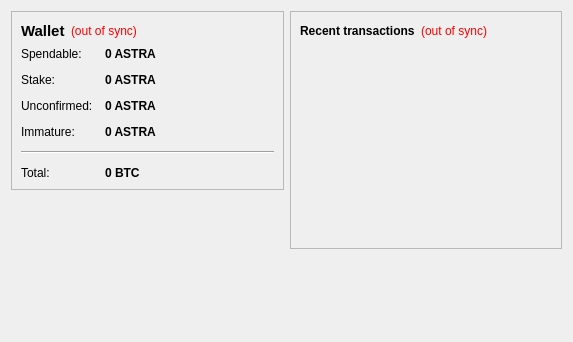
<?xml version="1.0" encoding="UTF-8"?>
<ui version="4.0">
 <class>OverviewPage</class>
 <widget class="QWidget" name="OverviewPage">
  <property name="geometry">
   <rect>
    <x>0</x>
    <y>0</y>
    <width>573</width>
    <height>342</height>
   </rect>
  </property>
  <property name="windowTitle">
   <string>Form</string>
  </property>
  <layout class="QHBoxLayout" name="horizontalLayout" stretch="1,1">
   <item>
    <layout class="QVBoxLayout" name="verticalLayout_2">
     <item>
      <widget class="QFrame" name="frame">
       <property name="frameShape">
        <enum>QFrame::StyledPanel</enum>
       </property>
       <property name="frameShadow">
        <enum>QFrame::Raised</enum>
       </property>
       <layout class="QVBoxLayout" name="verticalLayout_4">
        <item>
         <layout class="QHBoxLayout" name="horizontalLayout_4">
          <item>
           <widget class="QLabel" name="label_5">
            <property name="font">
             <font>
              <pointsize>11</pointsize>
              <weight>75</weight>
              <bold>true</bold>
             </font>
            </property>
            <property name="text">
             <string>Wallet</string>
            </property>
           </widget>
          </item>
          <item>
           <widget class="QLabel" name="labelWalletStatus">
            <property name="toolTip">
             <string>The displayed information may be out of date. Your wallet automatically synchronizes with the ASTRACOIN network after a connection is established, but this process has not completed yet.</string>
            </property>
            <property name="styleSheet">
             <string notr="true">QLabel { color: red; }</string>
            </property>
            <property name="text">
             <string notr="true">(out of sync)</string>
            </property>
            <property name="alignment">
             <set>Qt::AlignLeading|Qt::AlignLeft|Qt::AlignVCenter</set>
            </property>
           </widget>
          </item>
          <item>
           <spacer name="horizontalSpacer_2">
            <property name="orientation">
             <enum>Qt::Horizontal</enum>
            </property>
            <property name="sizeHint" stdset="0">
             <size>
              <width>40</width>
              <height>20</height>
             </size>
            </property>
           </spacer>
          </item>
         </layout>
        </item>
        <item>
         <layout class="QFormLayout" name="formLayout_2">
          <property name="fieldGrowthPolicy">
           <enum>QFormLayout::AllNonFixedFieldsGrow</enum>
          </property>
          <property name="horizontalSpacing">
           <number>12</number>
          </property>
          <property name="verticalSpacing">
           <number>12</number>
          </property>
          <item row="0" column="0">
           <widget class="QLabel" name="label">
            <property name="text">
             <string>Spendable:</string>
            </property>
           </widget>
          </item>
          <item row="0" column="1">
           <widget class="QLabel" name="labelBalance">
            <property name="font">
             <font>
              <weight>75</weight>
              <bold>true</bold>
             </font>
            </property>
            <property name="cursor">
             <cursorShape>IBeamCursor</cursorShape>
            </property>
            <property name="toolTip">
             <string>Your current spendable balance</string>
            </property>
            <property name="text">
             <string notr="true">0 ASTRA</string>
            </property>
            <property name="textInteractionFlags">
             <set>Qt::LinksAccessibleByMouse|Qt::TextSelectableByKeyboard|Qt::TextSelectableByMouse</set>
            </property>
           </widget>
          </item>
          <item row="1" column="0">
           <widget class="QLabel" name="label_6">
            <property name="text">
             <string>Stake:</string>
            </property>
           </widget>
          </item>
          <item row="1" column="1">
           <widget class="QLabel" name="labelStake">
            <property name="font">
             <font>
              <weight>75</weight>
              <bold>true</bold>
             </font>
            </property>
            <property name="cursor">
             <cursorShape>IBeamCursor</cursorShape>
            </property>
            <property name="toolTip">
             <string>Total of coins that was staked, and do not yet count toward the current balance</string>
            </property>
            <property name="text">
             <string notr="true">0 ASTRA</string>
            </property>
            <property name="textInteractionFlags">
             <set>Qt::LinksAccessibleByMouse|Qt::TextSelectableByKeyboard|Qt::TextSelectableByMouse</set>
            </property>
           </widget>
          </item>
          <item row="2" column="0">
           <widget class="QLabel" name="label_3">
            <property name="text">
             <string>Unconfirmed:</string>
            </property>
           </widget>
          </item>
          <item row="2" column="1">
           <widget class="QLabel" name="labelUnconfirmed">
            <property name="font">
             <font>
              <weight>75</weight>
              <bold>true</bold>
             </font>
            </property>
            <property name="cursor">
             <cursorShape>IBeamCursor</cursorShape>
            </property>
            <property name="toolTip">
             <string>Total of transactions that have yet to be confirmed, and do not yet count toward the current balance</string>
            </property>
            <property name="text">
             <string notr="true">0 ASTRA</string>
            </property>
            <property name="textInteractionFlags">
             <set>Qt::LinksAccessibleByMouse|Qt::TextSelectableByKeyboard|Qt::TextSelectableByMouse</set>
            </property>
           </widget>
          </item>
          <item row="3" column="0">
           <widget class="QLabel" name="labelImmatureText">
            <property name="text">
             <string>Immature:</string>
            </property>
           </widget>
          </item>
          <item row="3" column="1">
           <widget class="QLabel" name="labelImmature">
            <property name="font">
             <font>
              <weight>75</weight>
              <bold>true</bold>
             </font>
            </property>
            <property name="toolTip">
             <string>Mined balance that has not yet matured</string>
            </property>
            <property name="text">
             <string notr="true">0 ASTRA</string>
            </property>
            <property name="textInteractionFlags">
             <set>Qt::LinksAccessibleByMouse|Qt::TextSelectableByKeyboard|Qt::TextSelectableByMouse</set>
            </property>
           </widget>
          </item>
          <item row="4" column="0" colspan="2">
           <widget class="Line" name="line">
            <property name="orientation">
             <enum>Qt::Horizontal</enum>
            </property>
           </widget>
          </item>
          <item row="5" column="0">
           <widget class="QLabel" name="labelTotalText">
            <property name="text">
             <string>Total:</string>
            </property>
           </widget>
          </item>
          <item row="5" column="1">
           <widget class="QLabel" name="labelTotal">
            <property name="font">
             <font>
              <weight>75</weight>
              <bold>true</bold>
             </font>
            </property>
            <property name="cursor">
             <cursorShape>IBeamCursor</cursorShape>
            </property>
            <property name="toolTip">
             <string>Your current total balance</string>
            </property>
            <property name="text">
             <string notr="true">0 BTC</string>
            </property>
            <property name="textInteractionFlags">
             <set>Qt::LinksAccessibleByMouse|Qt::TextSelectableByKeyboard|Qt::TextSelectableByMouse</set>
            </property>
           </widget>
          </item>
         </layout>
        </item>
       </layout>
      </widget>
     </item>
     <item>
      <spacer name="verticalSpacer">
       <property name="orientation">
        <enum>Qt::Vertical</enum>
       </property>
       <property name="sizeHint" stdset="0">
        <size>
         <width>20</width>
         <height>40</height>
        </size>
       </property>
      </spacer>
     </item>
    </layout>
   </item>
   <item>
    <layout class="QVBoxLayout" name="verticalLayout_3">
     <item>
      <widget class="QFrame" name="frame_2">
       <property name="frameShape">
        <enum>QFrame::StyledPanel</enum>
       </property>
       <property name="frameShadow">
        <enum>QFrame::Raised</enum>
       </property>
       <layout class="QVBoxLayout" name="verticalLayout">
        <item>
         <layout class="QHBoxLayout" name="horizontalLayout_2">
          <item>
           <widget class="QLabel" name="label_4">
            <property name="text">
             <string>&lt;b&gt;Recent transactions&lt;/b&gt;</string>
            </property>
           </widget>
          </item>
          <item>
           <widget class="QLabel" name="labelTransactionsStatus">
            <property name="toolTip">
             <string>The displayed information may be out of date. Your wallet automatically synchronizes with the ASTRACOIN network after a connection is established, but this process has not completed yet.</string>
            </property>
            <property name="styleSheet">
             <string notr="true">QLabel { color: red; }</string>
            </property>
            <property name="text">
             <string notr="true">(out of sync)</string>
            </property>
            <property name="alignment">
             <set>Qt::AlignRight|Qt::AlignTrailing|Qt::AlignVCenter</set>
            </property>
           </widget>
          </item>
          <item>
           <spacer name="horizontalSpacer">
            <property name="orientation">
             <enum>Qt::Horizontal</enum>
            </property>
            <property name="sizeHint" stdset="0">
             <size>
              <width>40</width>
              <height>20</height>
             </size>
            </property>
           </spacer>
          </item>
         </layout>
        </item>
        <item>
         <widget class="QListView" name="listTransactions">
          <property name="styleSheet">
           <string notr="true">QListView { background: transparent; }</string>
          </property>
          <property name="frameShape">
           <enum>QFrame::NoFrame</enum>
          </property>
          <property name="verticalScrollBarPolicy">
           <enum>Qt::ScrollBarAlwaysOff</enum>
          </property>
          <property name="horizontalScrollBarPolicy">
           <enum>Qt::ScrollBarAlwaysOff</enum>
          </property>
          <property name="selectionMode">
           <enum>QAbstractItemView::NoSelection</enum>
          </property>
         </widget>
        </item>
       </layout>
      </widget>
     </item>
     <item>
      <spacer name="verticalSpacer_2">
       <property name="orientation">
        <enum>Qt::Vertical</enum>
       </property>
       <property name="sizeHint" stdset="0">
        <size>
         <width>20</width>
         <height>40</height>
        </size>
       </property>
      </spacer>
     </item>
    </layout>
   </item>
  </layout>
 </widget>
 <resources/>
 <connections/>
</ui>
